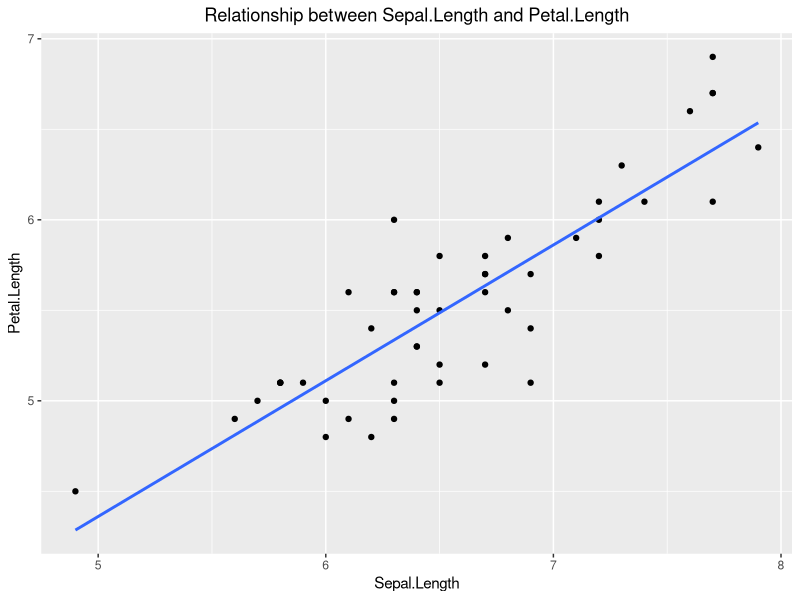

Source code (R):
## ---- chunk 1
library(knitr)

knitr::opts_chunk$set(
  echo = TRUE,
  cache = FALSE,
  comment = NA,
  message = FALSE,
  warning = FALSE,
  tidy = FALSE
)
## ---- chunk 2
# === Load Packages === #
library(data.table)
library(ggplot2)

# === Data === #
# iris is a built-in dataset in R
data(iris) 
# Convert the data into data.table
setDT(iris)
# Filter for the species "virginica" 
virginica <- iris[Species == "virginica",]
## ---- chunk 3
# === Visualization === #
ggplot(virginica, aes(x=Sepal.Length, y=Petal.Length))+
  geom_point()+
  # --- Add a regression line --- #
  geom_smooth(method = lm, se = FALSE)+
  # --- Add a title --- #
  labs(title = "Relationship between Sepal.Length and Petal.Length")+
  # --- Center the title --- #
  theme(plot.title = element_text(hjust = 0.5))
